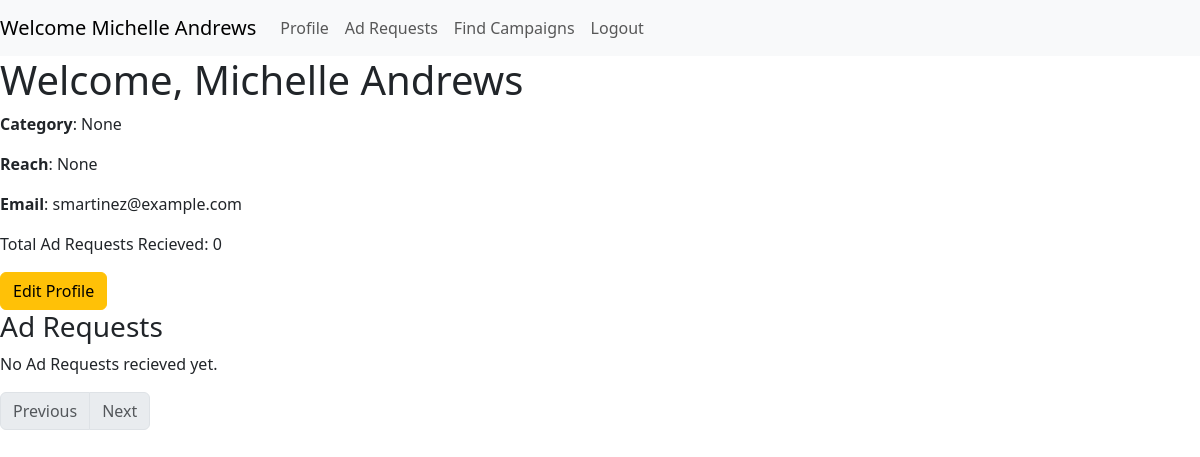
Page /influencer/ (signed in) on the committed database.
### components/models.py (models this page shows)
class User(db.Model, UserMixin):
    __tablename__ = "user"
    id = db.Column(db.Integer, primary_key=True, unique = True, nullable=False)
    role = db.Column(db.String, nullable=False)
    name = db.Column(db.String, nullable=False)
    email = db.Column(db.String, nullable=False, unique = True)
    password = db.Column(db.String, nullable=False)
    industry = db.Column(db.String)
    category = db.Column(db.String)
    reach = db.Column(db.Float)
    created_on = db.Column(db.Date, nullable=False)
    campaigns = db.relationship('Campaign', back_populates = 'sponsor')
    ad_requests = db.relationship('Ad_request', back_populates = 'influencer')

### app.py (the view, shortened to what this page needs)
@app.route('/influencer/', methods=['GET', 'POST'])
@login_required
def influencer_dashboard():
    influencer = current_user
    form_id = request.form.get('form_id')
    page = request.args.get('page', 1, type=int)
    error = request.args.get('error', '')
    ad_requests = get_influencer_ad_requests(influencer.id, page)
    flag = get_flag(influencer.id, influencer.role)
    if request.method == 'GET':
        return render_template('influencer_dashboard.html', influencer=influencer, ad_requests=ad_requests, error=error, flag=flag)

### app.py (called while the page is built)
@login_manager.user_loader
def load_user(user_id):
    user = User.query.get(user_id)
    return user

### components/ad_request.py (called while the page is built)
def get_influencer_ad_requests(influencer_id, page):
    if page == -1:
        ad_requests = Ad_request.query.filter_by(influencer_id=influencer_id).all()
        return ad_requests
    ad_requests = Ad_request.query.filter_by(influencer_id=influencer_id).paginate(page=page, per_page=5, error_out=False)
    return ad_requests

### components/flag.py (called while the page is built)
def get_flag(type_id, type):
    flag = Flagged.query.filter_by(type_id=type_id, type=type).first()
    return flag

### templates/influencer_dashboard.html (shortened to what this page needs)
<!DOCTYPE HTML>
<html>
    <head>
        <link href="https://cdn.jsdelivr.net/npm/bootstrap@5.3.3/dist/css/bootstrap.min.css" rel="stylesheet">
    </head>
    <body style="margin-top:56px">
        <nav class="navbar navbar-expand-lg navbar-light bg-light fixed-top">
            <a class="navbar-brand" href="#">Welcome {{ influencer.name }}</a>
            <div class="collapse navbar-collapse" id="navbarSupportedContent">
              <ul class="navbar-nav mr-auto">
                <li class="nav-item active">
                  <a class="nav-link" href="#Profile">Profile</a>
                </li>
                <li class="nav-item">
                  <a class="nav-link" href="#Ad_Requests">Ad Requests</a>
                </li>
                <li class="nav-item">
                    {% if flag %}
                    <a class="nav-link" disabled>Find Campaigns</a>
                    {% else %}
                    <a class="nav-link" href="{{ url_for('search') }}">Find Campaigns</a>
                    {% endif %}
                </li>
                <li class="nav-item">
                    <a class="nav-link" href="{{ url_for('logout') }}">Logout</a>
                </li>
              </ul>
            </div>
        </nav>
        <div id="Profile">
            <h1>Welcome, {{ influencer.name }}</h1>
            <p><b>Category</b>: {{ influencer.category }}</p>
            <p><b>Reach</b>: {{ influencer.reach }}</p>
            <p><b>Email</b>: {{ influencer.email }}</p>
            <p>Total Ad Requests Recieved: {{ ad_requests.total }}</p>
            <button type="button" class="btn btn-warning" data-bs-toggle="modal" data-bs-target="#editProfileModal">
                Edit Profile
            </button>
        </div>
        {% if not flag %}
        <div id="Ad_Requests">
            <h3>Ad Requests</h3>
            {% if ad_requests.items | length == 0 %}
                <p>No Ad Requests recieved yet.</p>
            {% else %}
                <br>
            {% endif %}
            <nav aria-label="Page navigation example">
                <ul class="pagination">
                    {% if ad_requests.has_prev %}
                    <li class="page-item">
                        <a class="page-link" href="/influencer?page={{ ad_requests.prev_num }}">Previous</a>
                    </li>
                    {% else %}
                    <li class="page-item disabled"><span class="page-link">Previous</span></li>
                    {% endif %}
                    {% if ad_requests.has_next %}
                    <li class="page-item">
                        <a class="page-link" href="/influencer?page={{ ad_requests.next_num }}">Next</a>
                    </li>
                    {% else %}
                    <li class="page-item disabled"><span class="page-link">Next</span></li>
                    {% endif %}
                </ul>
            </nav>
        </div>
        {% endif %}
    </body>
</html>

### rows in the picture
User: name "Michelle Andrews", category "None", reach "None", email "smartinez@example.com"

### other values in the picture
{{ ad_requests.total }} "0"
